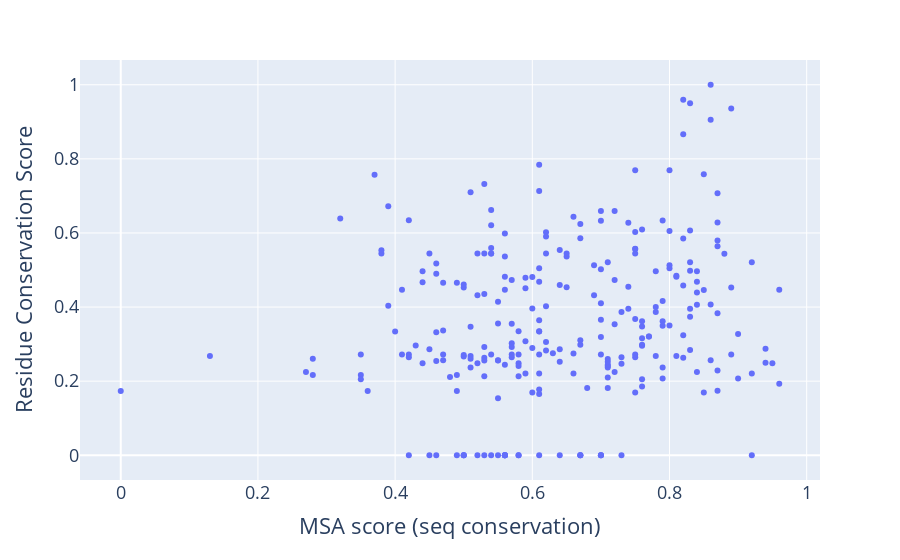

Notebook source saved alongside this figure:
### Code cell
fig = px.scatter(per_res_df, x="seq_align_score", y="conserv score2")
fig.update_layout(xaxis_title="MSA score (seq conservation)",
                  yaxis_title="Residue Conservation Score",
                  legend_title="Legend Title",
                  font=dict(size=18))
fig.show()
# TODO - make figure for this.

### Figure 1 — Plotly figure (JSON) as saved in the notebook; plotly's stock layout.template omitted (floating-point values rounded to 4 significant figures; data arrays with more than 128 entries replaced by an {"elided": "..."} marker saying what was removed)
{"data": [{"hovertemplate": "seq_align_score=%{x}<br>conserv score2=%{y}<extra></extra>", "legendgroup": "", "marker": {"color": "#636efa", "symbol": "circle"}, "mode": "markers", "name": "", "orientation": "v", "showlegend": false, "type": "scatter", "x": {"elided": "263 float values"}, "xaxis": "x", "y": {"elided": "263 float values"}, "yaxis": "y"}], "layout": {"font": {"size": 18}, "legend": {"title": {"text": "Legend Title"}, "tracegroupgap": 0}, "margin": {"t": 60}, "xaxis": {"anchor": "y", "domain": [0, 1], "title": {"text": "MSA score (seq conservation)"}}, "yaxis": {"anchor": "x", "domain": [0, 1], "title": {"text": "Residue Conservation Score"}}}}
